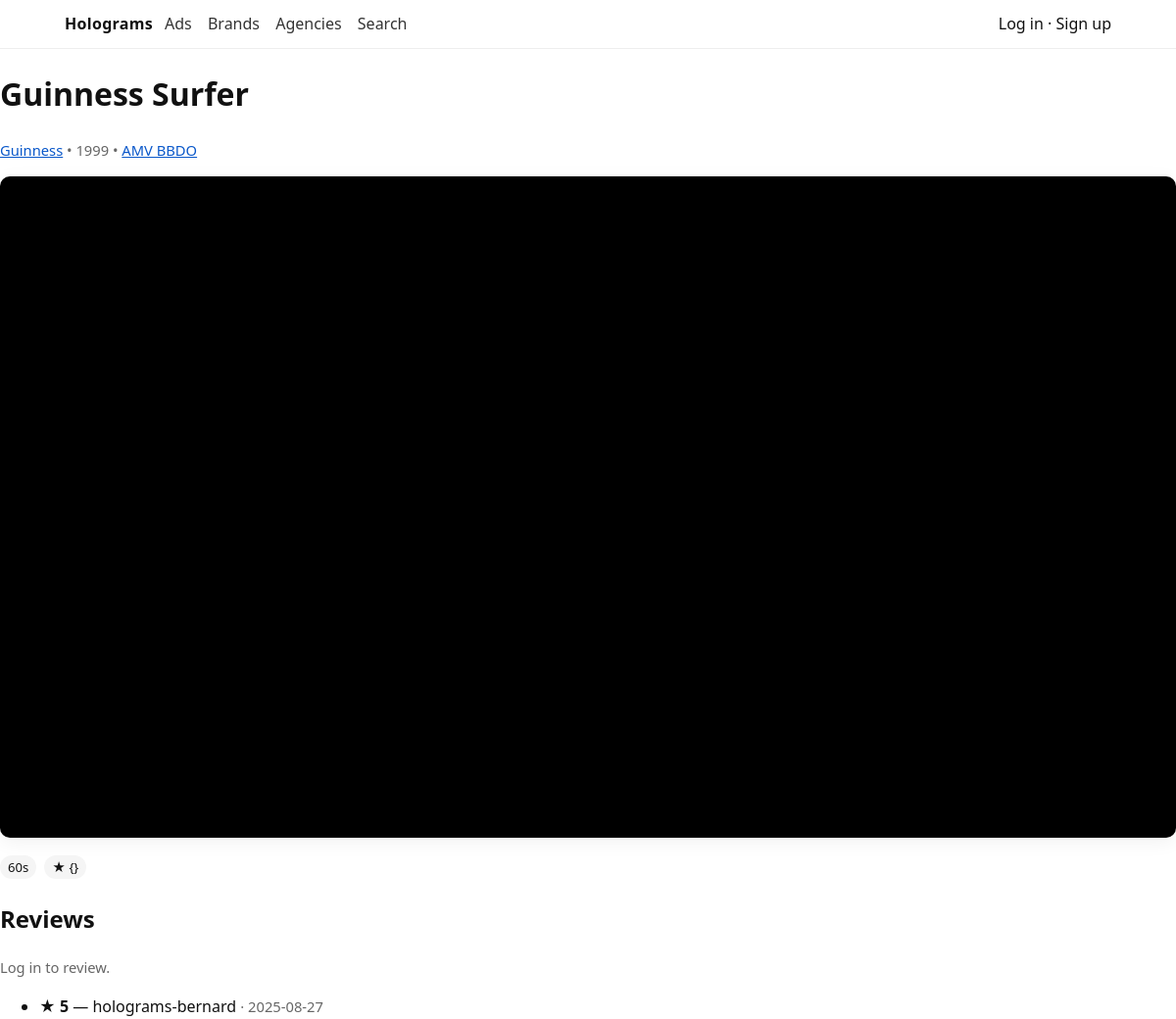
The app's page /ads/3/, older data.
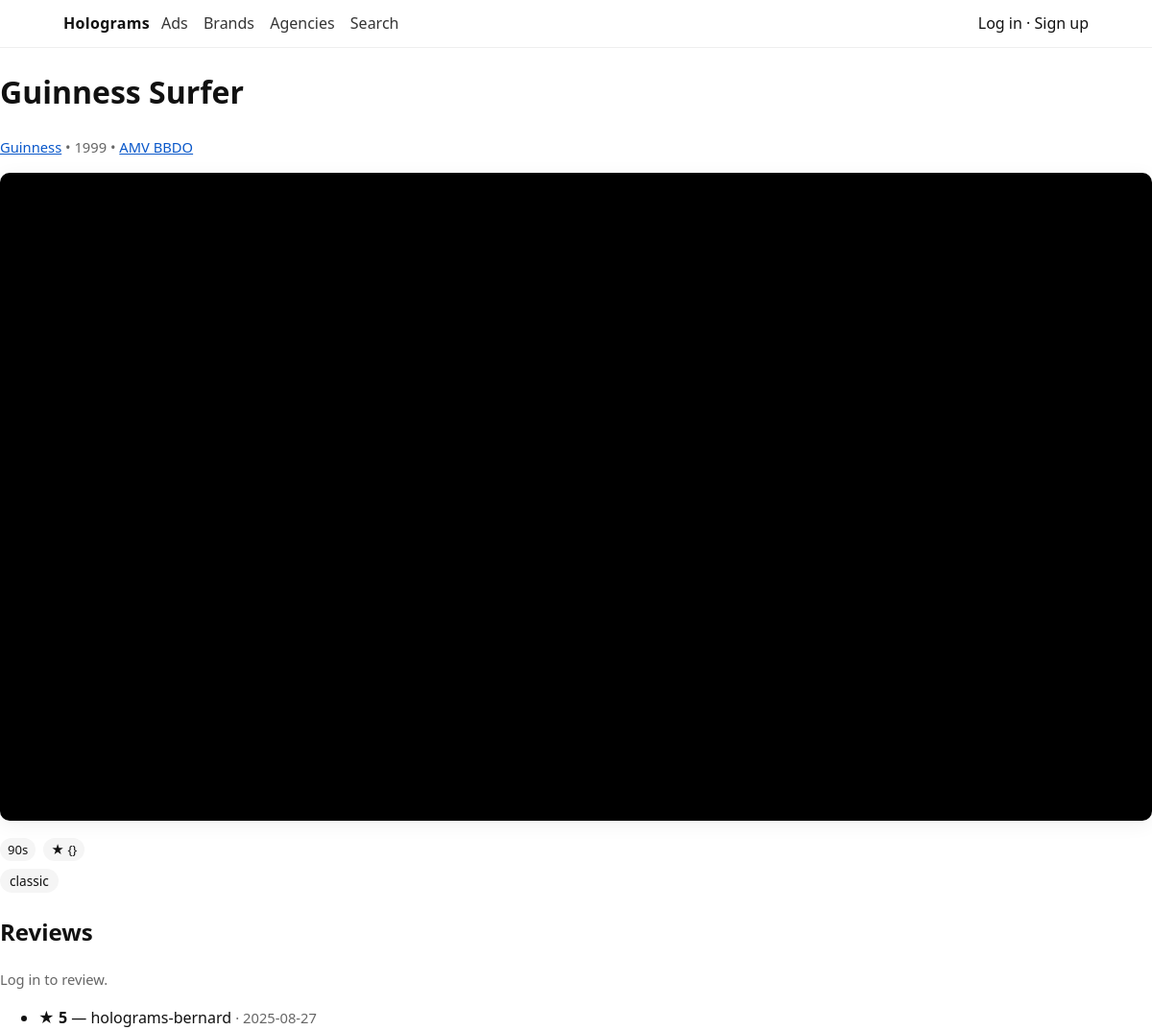
The same page, newer data.
### core/models.py (models this page shows, shortened)
class Ad(models.Model):
    title = models.CharField(max_length=255)
    brand = models.ForeignKey(Brand, on_delete=models.PROTECT, related_name="ads")
    agency = models.ForeignKey(Agency, on_delete=models.PROTECT, related_name="ads",
                               null=True, blank=True)  # single lead agency (optional)
    year = models.PositiveIntegerField(null=True, blank=True)
    youtube_url = models.URLField(help_text="Paste a YouTube URL or ID")
    youtube_id = models.CharField(max_length=20, unique=True, db_index=True, editable=False)
    duration_sec = models.PositiveIntegerField(null=True, blank=True)
    tags = models.CharField(max_length=250, blank=True, help_text="Comma-separated")
    tags_m2m = models.ManyToManyField(Tag, blank=True, related_name="ads")
    created_at = models.DateTimeField(auto_now_add=True)
    class Meta:
        indexes = [
            models.Index(fields=["youtube_id"]),
            models.Index(fields=["-year", "title"]),
        ]
        ordering = ["-year", "title"]

class Review(models.Model):
    ad = models.ForeignKey(Ad, on_delete=models.CASCADE, related_name="reviews")
    user = models.ForeignKey(settings.AUTH_USER_MODEL, on_delete=models.CASCADE, related_name="reviews")
    rating = models.PositiveSmallIntegerField()  # 0..5
    body = models.TextField(blank=True)
    created_at = models.DateTimeField(auto_now_add=True)   # set once on insert
    updated_at = models.DateTimeField(auto_now=True)       # refreshed on every save
    class Meta:
        unique_together = ("ad", "user")  # one review per user per ad

class Brand(models.Model):
    name = models.CharField(max_length=200, unique=True)
    website = models.URLField(blank=True)
    slug = models.SlugField(max_length=220, unique=True, blank=True)
    created_at = models.DateTimeField(auto_now_add=True)
    class Meta:
        ordering = ["name"]
    def get_absolute_url(self):
        return reverse("brand_detail", args=[self.slug])

class Agency(models.Model):
    name = models.CharField(max_length=200, unique=True)
    website = models.URLField(blank=True)
    country = models.CharField(max_length=120, blank=True)
    slug = models.SlugField(max_length=220, unique=True, blank=True)
    created_at = models.DateTimeField(auto_now_add=True)
    class Meta:
        ordering = ["name"]
    def get_absolute_url(self):
        return reverse("agency_detail", args=[self.slug])

class Tag(models.Model):
    name = models.CharField(max_length=50, unique=True)
    slug = models.SlugField(max_length=60, unique=True, blank=True)

### core/views.py (the view)
# urls.py: path("ads/<int:pk>/", ad_detail, name="ad_detail"),
def ad_detail(request, pk: int):
    ad = get_object_or_404(
        Ad.objects.select_related("brand", "agency")
        .annotate(avg_rating=Avg("reviews__rating"), num_reviews=Count("reviews")),
        pk=pk,
    )
    user_review = None
    if request.user.is_authenticated:
        user_review = Review.objects.filter(ad=ad, user=request.user).first()
    form = ReviewForm(instance=user_review)
    return render(request, "ads/detail.html", {"ad": ad, "form": form, "user_review": user_review})

### templates/ads/detail.html (shortened to what this page needs)
{% extends "base.html" %}
{% block content %}
<h1>{{ ad.title }}</h1>
<p class="meta">
  <a href="{{ ad.brand.get_absolute_url }}">{{ ad.brand.name }}</a>
  {% if ad.year %} • {{ ad.year }}{% endif %}
  {% if ad.agency %} • <a href="{{ ad.agency.get_absolute_url }}">{{ ad.agency.name }}</a>{% endif %}
</p>
{% if ad.youtube_id %}
  <div class="video-16x9" style="margin:14px 0 18px;">
    <iframe
      src="https://www.youtube-nocookie.com/embed/{{ ad.youtube_id }}?rel=0"
      title="{{ ad.title|escape }}"
      loading="lazy"
      allow="accelerometer; autoplay; clipboard-write; encrypted-media; gyroscope; picture-in-picture; web-share"
      allowfullscreen></iframe>
  </div>
{% endif %}
<div class="badges">
  {% if ad.duration_sec %}<span class="badge">{{ ad.duration_sec }}s</span>{% endif %}
  {% if ad.reviews.all.count %}<span class="badge">★ {{ ad.reviews.all.aggregate|default_if_none:"" }}</span>{% endif %}
</div>
{% if ad.tags_m2m.all %}
  <div class="chips">
    {% for t in ad.tags_m2m.all %}
      <a class="chip" href="{% url 'search' %}?tag={{ t.slug }}">{{ t.name }}</a>
    {% endfor %}
  </div>
{% endif %}
<h2 style="margin-top:22px;">Reviews</h2>
{% if user.is_authenticated %}
  <form method="post" action="{% url 'review_submit' ad.pk %}">
    {% csrf_token %}
    <label>Rating (0–5)</label>
    <input type="number" name="rating" min="0" max="5" step="1" style="width:70px">
    <br>
    <textarea name="body" rows="3" style="width:100%; margin-top:8px;" placeholder="What did you think?"></textarea>
    <button class="btn" type="submit" style="margin-top:8px;">Post review</button>
  </form>
{% else %}
  <p class="meta">Log in to review.</p>
{% endif %}
<ul>
  {% for r in ad.reviews.all %}
    <li><strong>★ {{ r.rating }}</strong> — {{ r.user.username }} <span class="meta">· {{ r.created_at|date:"Y-m-d" }}</span><br>{{ r.body|linebreaksbr }}</li>
  {% empty %}
    <li class="meta">No reviews yet.</li>
  {% endfor %}
</ul>
{% endblock %}

Row changes from the older to the newer data that the page shows:
changed Ad "Guinness Surfer": duration_sec "60" → "90"
added Tag: name "classic"
